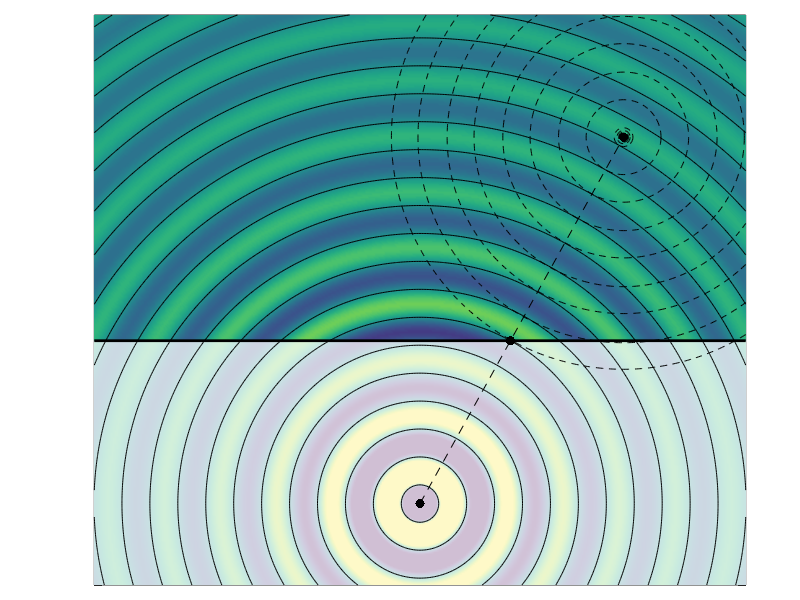

This figure's MATLAB source: (Note: this script raises an error after producing the figure.)
clear
close all

dx = 1e-2;
w = 2*pi*1e3;
c = 343.1;
k = w / c;

xr = [1.25 , 1.25];
xs = [0,-1];
x0 = [(xr(1)-xs(1))/(1+abs(xr(2)/xs(2)))+xs(1), 0];
x = (-2:dx:2)';
y = (-1.5:dx:2)';
[X,Y] = meshgrid(x,y);
r = sqrt( (X-xs(1)).^2 + (Y-xs(2)).^2 );

angle_0 = 1i*(k*sqrt( sum( (x0-xs).^2 ) )+pi/2);
field = exp( -1i*k*r + angle_0)./r;

angle_1 = -1i*k*sqrt( sum((x0-xs).^2) )  + angle_0 ;
angle_2 = -1i*k*sqrt( sum((x0-xr).^2) );
r2 = sqrt( (X-xr(1)).^2+(Y-xr(2)).^2);
field2 = exp(-1i*k*r2 - angle_1 - angle_2 )./r2;
%%
x_ax = -1.5;
fig = figure('Units','points','Position',[200,200,400,330]);
p = axes('Units','normalized','Position',[0.05 0.025 .95 .95 ]);
p1 = pcolor(x,y,real(field));
set(p1, 'EdgeColor', 'white');
shading interp
axis equal tight
caxis([-1,1]*1e0*1.5);
hold on
fill([x(1), x(end),x(end),x(1)],[y(1),y(1),0,0],[1 1 1]*1,'EdgeColor','none','FaceAlpha',0.75);
fill([x(1), x(end),x(end),x(1)],[0,0,y(end),y(end)],[1 1 1]*1,'EdgeColor','none','FaceAlpha',0);

plot(xs(1),xs(2),'.k','MarkerSize',20)
plot(xr(1),xr(2),'.k','MarkerSize',20)
plot(x0(1),x0(2),'.k','MarkerSize',20)

pcolor_ax =(gca);
cRange = caxis;
[C,~]= contour( x, y , real(field), [ 0 0 ], '-k');
field2(r2>sqrt(sum((xr-x0).^2))+10*dx)=nan;

[C2,~]= contour( x, y , real(field2), '--k');
set(gca,...
'XTickLabel','','YTickLabel','');
line([xs(1),xr(1)],[xs(2),xr(2)],'Color','black','LineStyle','--')
line([x(1),x(end)],[0,0],'Color','black','LineStyle','-','LineWidth',2)

headWidth = 5*1.5;
headLength = 5*1.5;
ah = annotation('arrow',...
    'headStyle','cback2','HeadLength',headLength,'HeadWidth',headWidth);
set(ah,'parent',gca);
set(ah,'position',[x(1)-10*dx, 0, x(end)-x(1)+25*dx, 0]);    

ah2 = annotation('arrow',...
    'headStyle','cback2','HeadLength',headLength,'HeadWidth',headWidth);
set(ah2,'parent',gca);
set(ah2,'position',[x_ax, y(1), 0, y(end)-y(1)+15*dx]);  

kxn_p = -(x0(1)-xs(1))/sqrt( sum( (x0-xs).^2 ) );
kyn_p = -(x0(2)-xs(2))/sqrt( sum( (x0-xs).^2 ) );
kxn_g = -(x0(1)-xr(1))/sqrt( sum( (x0-xr).^2 ) );
kyn_g = -(x0(2)-xr(2))/sqrt( sum( (x0-xr).^2 ) );

ftsize = 12;
LineLength = 0.65;
ah3 = annotation('arrow',...
    'headStyle','cback2','HeadLength',headLength,'HeadWidth',headWidth,'LineWidth',1.5);
set(ah3,'parent',gca);
set(ah3,'position',[x0(1), x0(2), LineLength*kxn_p, LineLength*kyn_p]);    
ah4 = annotation('arrow',...
    'headStyle','cback2','HeadLength',headLength,'HeadWidth',headWidth,'LineWidth',1.5);
set(ah4,'parent',gca);
set(ah4,'position',[x0(1), x0(2), LineLength*kxn_g, LineLength*kyn_g]);    
%text(x(end)+0.15,-.1,'$x$',  'Interpreter', 'LaTex' , 'FontSize', ftsize)
%text(x_ax-0.17,y(end)+0.15,'$y$',  'Interpreter', 'LaTex' , 'FontSize', ftsize)
xlim([x(1),x(end)+20*dx])
ylim([y(1),y(end)+20*dx])
set(gca,'box','off')
color = get(fig,'Color');

set(gca,'XColor',color,'YColor',color,'TickDir','out')
set(gca,'FontName','Times New Roman','FontSize',12);
allAxesInFigure = findall(fig,'type','axes');
b = get(gca,'XTickLabel');
set(allAxesInFigure,'XTickLabel',b,'FontSize',ftsize-2);

set(gcf,'PaperPositionMode','auto');
print( '-r300' ,fullfile( '../..','Figures/High_freq_approximations','rayleigh_stat_point' ) ,'-dpng')